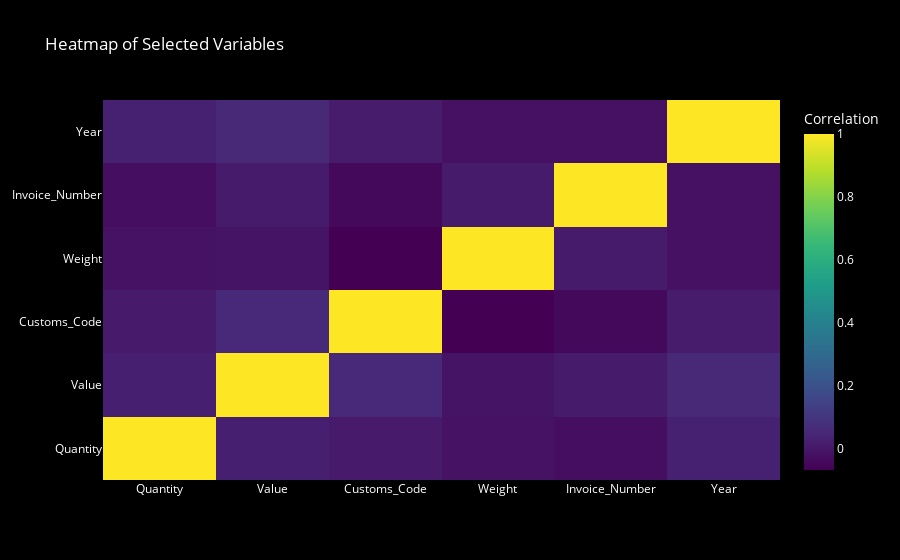

This figure's notebook cell:
### Code cell
# Heatmap

# Assuming numeric_options includes all columns
numeric_options = df_uq.columns.tolist()

# Select numeric variables for heatmap (replace with your user-selected values)
selected_heatmap_vars = numeric_options  # For demonstration

# Filter selected variables to include only numeric types
selected_heatmap_vars = [col for col in selected_heatmap_vars if df_uq[col].dtype in [np.float64, np.int64]]

# Convert non-numeric columns to numeric, coercing errors to NaN
for col in selected_heatmap_vars:
    df_uq[col] = pd.to_numeric(df_uq[col], errors='coerce')

# Drop NaN values if any remain
df_uq.dropna(subset=selected_heatmap_vars, inplace=True)

# Calculate correlation matrix
correlation_matrix = df_uq[selected_heatmap_vars].corr()

# Create heatmap using Plotly
fig = go.Figure(data=go.Heatmap(
    z=correlation_matrix.values,
    x=correlation_matrix.columns,
    y=correlation_matrix.index,
    colorscale='Viridis',  # Vibrant color scale
    colorbar=dict(title="Correlation"),
    hovertemplate='Variable 1: %{x}<br>Variable 2: %{y}<br>Correlation: %{z:.2f}<extra></extra>'
))

# Update layout
fig.update_layout(
    title="Heatmap of Selected Variables",
    paper_bgcolor="black",
    plot_bgcolor="black",
    font_color="white",
    title_font_color="white",
    xaxis=dict(titlefont=dict(color='white'), tickfont=dict(color='white')),
    yaxis=dict(titlefont=dict(color='white'), tickfont=dict(color='white')),
)

# Display the heatmap
fig.show()

### Figure 1 — Plotly figure (JSON) as saved in the notebook; plotly's stock layout.template omitted (floating-point values rounded to 4 significant figures)
{"data": [{"colorbar": {"title": {"text": "Correlation"}}, "colorscale": [[0, "#440154"], [0.1111, "#482878"], [0.2222, "#3e4989"], [0.3333, "#31688e"], [0.4444, "#26828e"], [0.5556, "#1f9e89"], [0.6667, "#35b779"], [0.7778, "#6ece58"], [0.8889, "#b5de2b"], [1, "#fde725"]], "hovertemplate": "Variable 1: %{x}<br>Variable 2: %{y}<br>Correlation: %{z:.2f}<extra></extra>", "type": "heatmap", "x": ["Quantity", "Value", "Customs_Code", "Weight", "Invoice_Number", "Year"], "y": ["Quantity", "Value", "Customs_Code", "Weight", "Invoice_Number", "Year"], "z": [[1, 0.02235, 0.007107, -0.01594, -0.02858, 0.02865], [0.02235, 1, 0.04983, -0.01067, 0.009563, 0.05232], [0.007107, 0.04983, 1, -0.06833, -0.04348, 0.0138], [-0.01594, -0.01067, -0.06833, 1, 0.01058, -0.01879], [-0.02858, 0.009563, -0.04348, 0.01058, 1, -0.0211], [0.02865, 0.05232, 0.0138, -0.01879, -0.0211, 1]]}], "layout": {"autosize": true, "font": {"color": "white"}, "paper_bgcolor": "black", "plot_bgcolor": "black", "title": {"font": {"color": "white"}, "text": "Heatmap of Selected Variables"}, "xaxis": {"autorange": true, "range": [-0.5, 5.5], "tickfont": {"color": "white"}, "title": {"font": {"color": "white"}}, "type": "category"}, "yaxis": {"autorange": true, "range": [-0.5, 5.5], "tickfont": {"color": "white"}, "title": {"font": {"color": "white"}}, "type": "category"}}}
